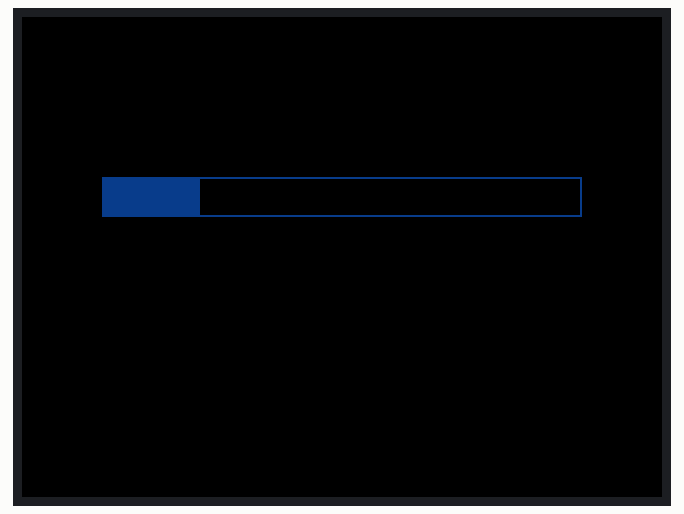
Recording of a sketch running on a simulated ESP32. Shown: 320×240 colour display.

Above: at 0.3 s.
At 0.9 s:
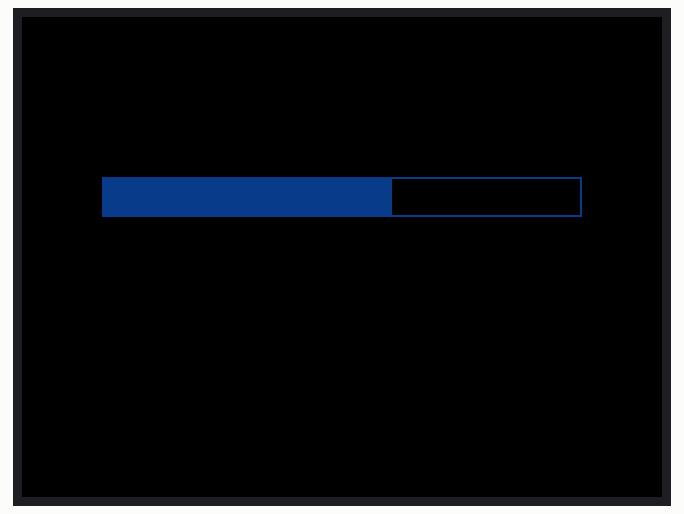
At 1.4 s:
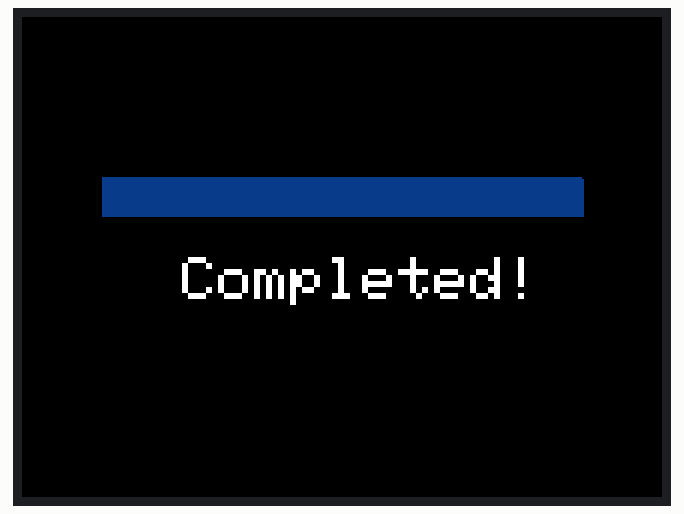

The sketch:

ProgressBar.ino
```cpp
#include <M5Core2.h>

void setup() {
  // put your setup code here, to run once:
  M5.begin();
  M5.Lcd.setTextSize(3);
}

void loop() {
  // put your main code here, to run repeatedly:

  M5.Lcd.progressBar(40,80,240,20,20);
  delay(300);
  M5.Lcd.progressBar(40,80,240,20,40);
  delay(300);
  M5.Lcd.progressBar(40,80,240,20,60);
  delay(300);
  M5.Lcd.progressBar(40,80,240,20,80);
  delay(300);
  M5.Lcd.progressBar(40,80,240,20,100);
  M5.Lcd.setCursor(80,120);
  M5.Lcd.printf("Completed!");
  delay(1000);
  M5.Lcd.begin();

}
```
